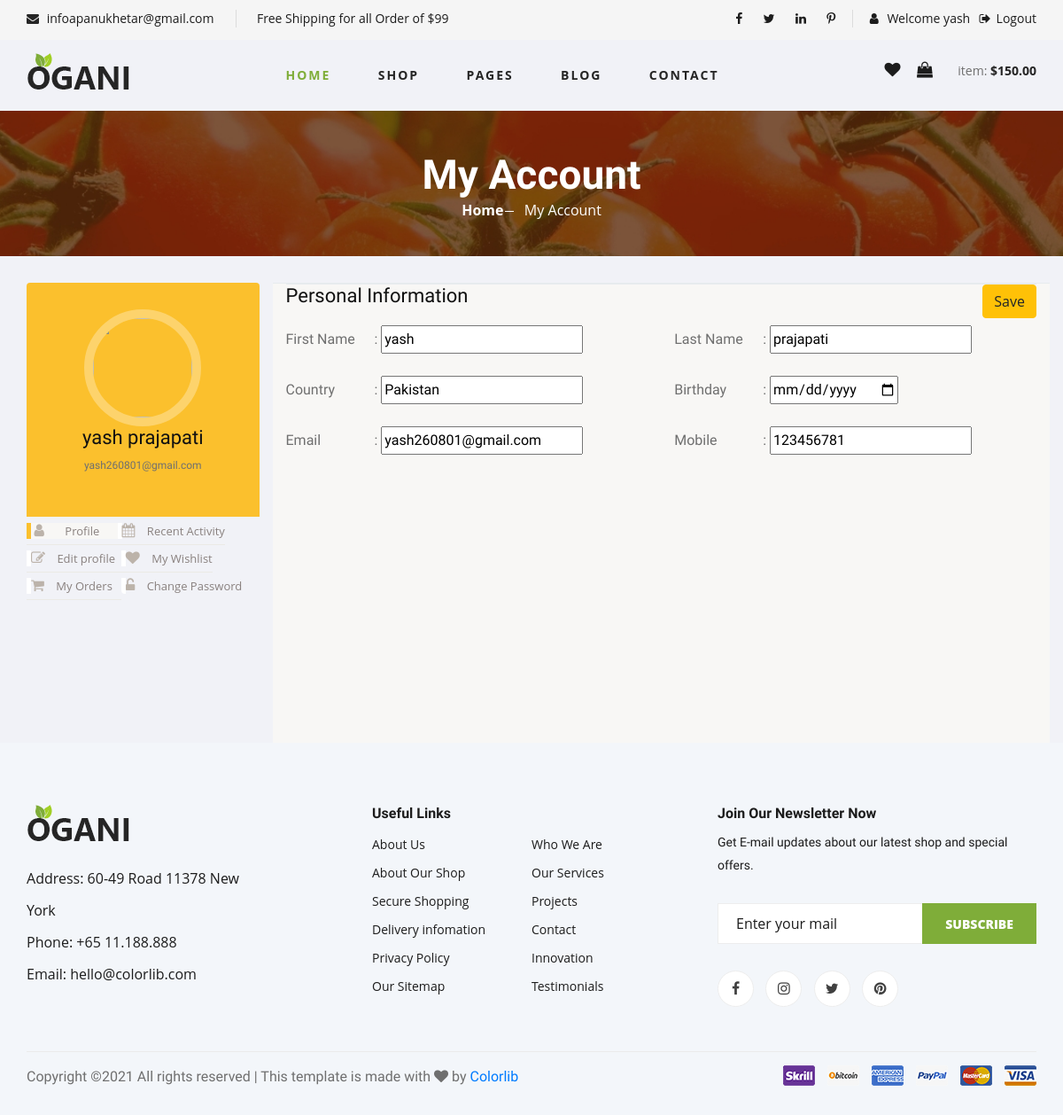
Page /myaccount/ (signed in) on the earlier database version.
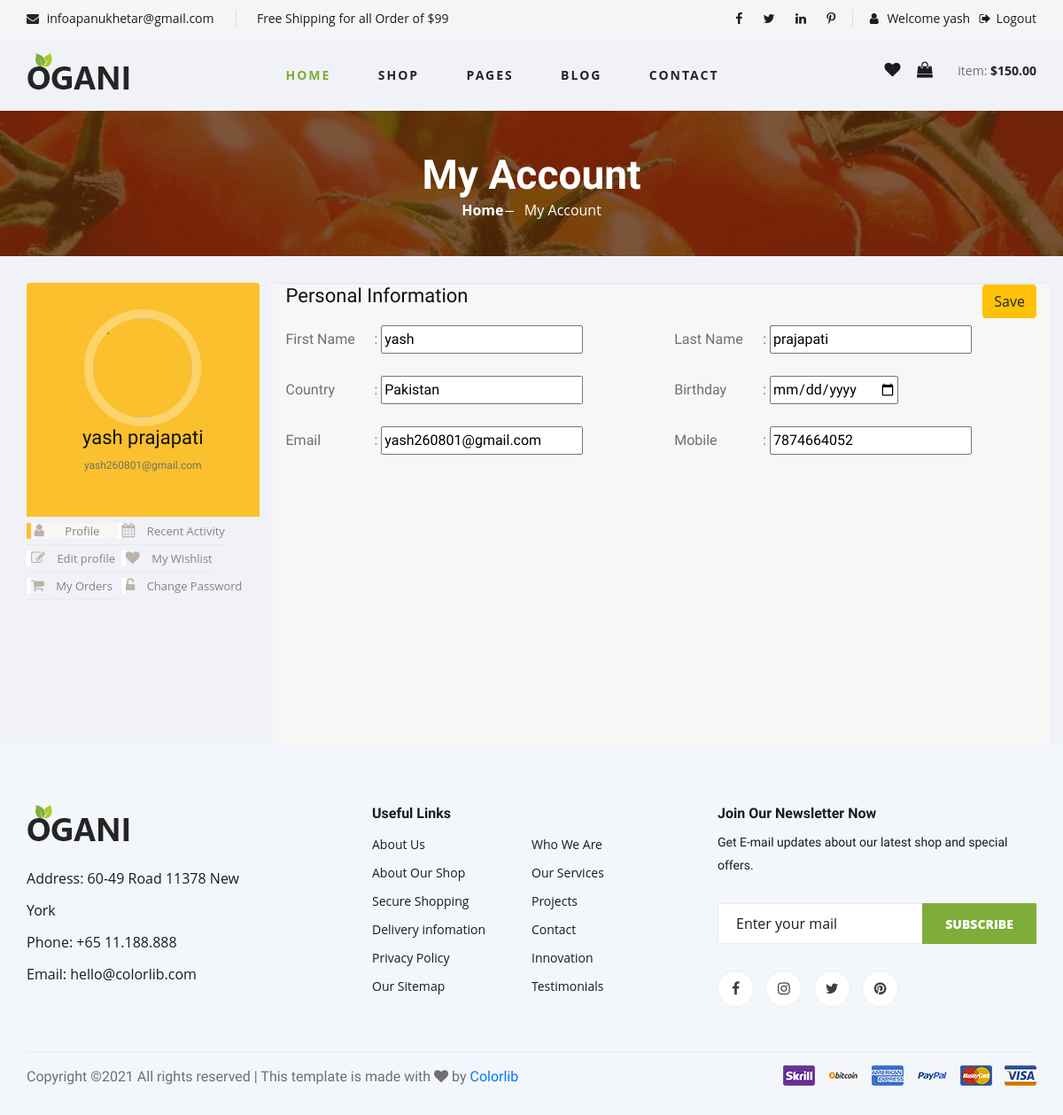
Same page on the later database version.
### ApanuKhetarApp/models.py (models this page shows)
class User(models.Model):
    FirstName = models.CharField(max_length=30)
    LastName = models.CharField(max_length=30)
    Email = models.EmailField(max_length=50)
    Password = models.CharField(max_length=20)
    DOB = models.DateField(blank=True, null=True)
    Country = models.CharField(max_length=30,blank=True, null=True)
    Mobile = models.IntegerField(blank=True,null=True)
    Address = models.CharField(max_length=300,null=True,blank=True)
    Shipping_Address = models.CharField(max_length=300,null=True,blank=True)
    Status = models.CharField(max_length=10,default="Deactive")
    def __str__(self):
        return self.Email + " | " + self.FirstName

### ApanuKhetarApp/views.py (the view)
# urls.py: path('myaccount/',views.myaccount,name="myaccount"),
def myaccount(request):
    user = User.objects.get(Email=request.session['email'])
    if request.method == 'POST':
        vfname = request.POST['fname']
        vlname = request.POST['lname']
        vdob = request.POST['fDOB']
        vcountry = request.POST['fcountry']
        vmobile = request.POST['fmobile']
        if vfname != "" and vlname != "":
            user.FirstName = vfname
            user.LastName = vlname
            user.DOB = vdob
            user.Country = vcountry
            user.Mobile = vmobile
            user.save()
            msg = "Saved Changes"
            return render(request,'myaccount.html',{'user':user,'msg':msg})
        else:
            return render(request,'myaccount.html',{'user':user})
    else:
        print(user)
        return render(request,'myaccount.html',{'user':user})

### ApanuKhetarApp/templates/myaccount.html (shortened to what this page needs)
{% extends 'base.html' %}
{% load static %}
{% block content %}
<head>
</head>
<body>
    <section class="breadcrumb-section set-bg" data-setbg="{% static 'img/breadcrumb.jpg' %}">
        <div class="container">
            <div class="row">
                <div class="col-lg-12 text-center">
                    <div class="breadcrumb__text">
                        <h2>My Account</h2>
                        <div class="breadcrumb__option">
                            <a href="{% url 'index' %}">Home</a>
                            <span>My Account</span>
                        </div>
                    </div>
                </div>
            </div>
        </div>
    </section>
    <div class="container bootstrap snippets bootdey">
        <div class="row">
            <div class="profile-nav col-md-3">
                <div class="panel">
                    <div class="user-heading round">
                        <a href="#">
                            <img src="https://bootdey.com/img/Content/avatar/avatar3.png" alt="">
                        </a>
                        <h1>{{user.FirstName}} {{user.LastName}}</h1>
                        <p>{{user.Email}}</p>
                    </div>
                    <ul class="nav nav-pills nav-stacked">
                        <li class="active"><a href="#"> &nbsp;<i class="fa fa-user"></i>&nbsp;&nbsp;&nbsp; Profile &nbsp;&nbsp;&nbsp;&nbsp;&nbsp;</a></li>
                        <li><a href="#"> <i class="fa fa-calendar"></i> Recent Activity </a></li>
                        <li><a href="#"> <i class="fa fa-edit"></i> Edit profile&nbsp;&nbsp;</a></li>
                        <li><a href="#"> <i class="fa fa-heart"></i> My Wishlist</a></li>
                        <li><a href="#"> <i class="fa fa-shopping-cart"></i> My Orders&nbsp;&nbsp;&nbsp;</a></li>
                        <li><a href="{% url 'change_password' %}"> <i class="fa fa-unlock-alt"></i> Change Password</a></li>
                    </ul>
                </div>
            </div>
            <div class="profile-info col-md-9">
                <form method="post" action="{% url 'myaccount' %}">
                <div class="panel">
                    <footer class="panel-footer">
                        <button class="btn btn-warning pull-right" type="submit">Save</button>
                    </footer>
                </div>
                <div class="panel">
                    <div class="panel-body bio-graph-info">
                        <h1>Personal Information</h1>
                        <div class="row">
                            <div class="bio-row">
                                <p><span>First Name </span>: <input type="text" value="{{user.FirstName}}" name="fname"></p>
                            </div>
                            <div class="bio-row">
                                <p><span>Last Name </span>: <input type="text" value="{{user.LastName}}" name="lname"></p>
                            </div>
                            <div class="bio-row">
                                <p><span>Country </span>: <input type="text" value="{{user.Country}}" name="fcountry"></p>
                            </div>
                            <div class="bio-row">
                                <p><span>Birthday</span>: <input type="date" value="{{user.DOB}}" name="fDOB"></p>
                            </div>
                            <div class="bio-row">
                                <p><span>Email </span>: <input type="text" value="{{user.Email}}" name="femail" readonly></p>
                            </div>
                            <div class="bio-row">
                                <p><span>Mobile </span>: <input type="text" value="{{user.Mobile}}" name="fmobile"></p>
                            </div>
                        </div>
                    </div>
                </div>
                </form>
            </div>
        </div>
    </div>
</body>
{% endblock %}

Differences in the rows shown:
changed User "yash": fmobile "123456781" → "7874664052"
